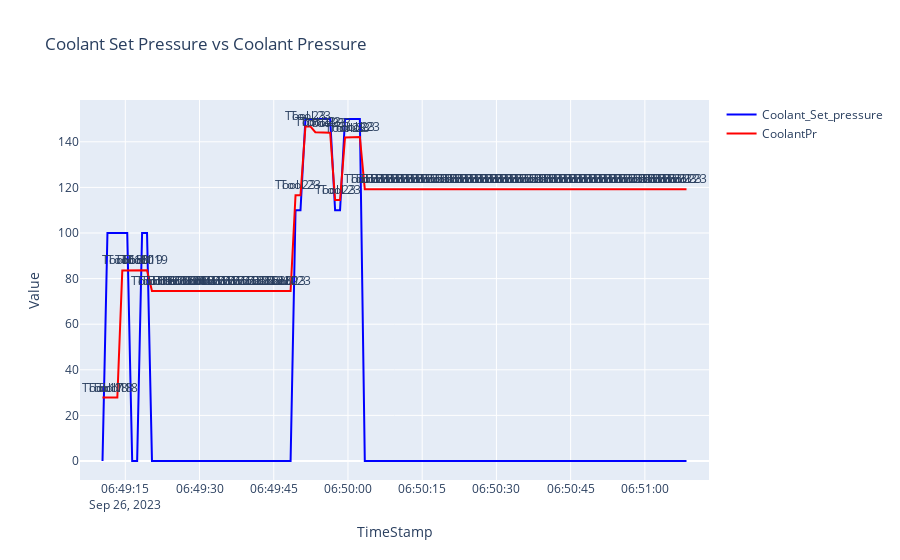

Source (notebook cell):
### Markdown cell above
### Signatures of Tool 23 Coolant Pressure before break

### Code cell
### Tool_23 ---> 26th Sept, 2023

import plotly.graph_objects as go

trace1 = go.Scatter(x=tool23_on_26sep.index, y=tool23_on_26sep['Coolant_Set_pressure'], mode='lines', name='Coolant_Set_pressure', line=dict(color='blue'))

trace2 = go.Scatter(x=tool23_on_26sep.index, y=tool23_on_26sep['CoolantPr'], mode='lines', name='CoolantPr', line=dict(color='red'))

annotations = []
for timestamp, coolant_pressure, present_tool in zip(tool23_on_26sep.index, tool23_on_26sep['CoolantPr'], tool23_on_26sep['PresentTool']):
    annotations.append(dict(x=timestamp, y=coolant_pressure, text=f'Tool {present_tool}', showarrow=False, xanchor='center', yanchor='bottom'))


layout = go.Layout(
    title='Coolant Set Pressure vs Coolant Pressure',
    xaxis=dict(title='TimeStamp'),
    yaxis=dict(title='Value'),
    annotations=annotations
)


fig = go.Figure(data=[trace1, trace2], layout=layout)


fig.show()

### Figure 1 — Plotly figure (JSON) as saved in the notebook; plotly's stock layout.template omitted (floating-point values rounded to 4 significant figures)
{"data": [{"line": {"color": "blue"}, "mode": "lines", "name": "Coolant_Set_pressure", "type": "scatter", "x": ["2023-09-26T06:49:10.390000", "2023-09-26T06:49:11.390000", "2023-09-26T06:49:12.390000", "2023-09-26T06:49:13.390000", "2023-09-26T06:49:14.390000", "2023-09-26T06:49:15.390000", "2023-09-26T06:49:16.390000", "2023-09-26T06:49:17.390000", "2023-09-26T06:49:18.390000", "2023-09-26T06:49:19.390000", "2023-09-26T06:49:20.390000", "2023-09-26T06:49:21.387000", "2023-09-26T06:49:22.387000", "2023-09-26T06:49:23.387000", "2023-09-26T06:49:24.387000", "2023-09-26T06:49:25.403000", "2023-09-26T06:49:26.403000", "2023-09-26T06:49:27.403000", "2023-09-26T06:49:28.403000", "2023-09-26T06:49:29.403000", "2023-09-26T06:49:30.403000", "2023-09-26T06:49:31.400000", "2023-09-26T06:49:32.400000", "2023-09-26T06:49:33.400000", "2023-09-26T06:49:34.400000", "2023-09-26T06:49:35.400000", "2023-09-26T06:49:36.400000", "2023-09-26T06:49:37.400000", "2023-09-26T06:49:38.400000", "2023-09-26T06:49:39.400000", "2023-09-26T06:49:40.400000", "2023-09-26T06:49:41.400000", "2023-09-26T06:49:42.400000", "2023-09-26T06:49:43.400000", "2023-09-26T06:49:44.400000", "2023-09-26T06:49:45.400000", "2023-09-26T06:49:46.400000", "2023-09-26T06:49:47.400000", "2023-09-26T06:49:48.400000", "2023-09-26T06:49:49.400000", "2023-09-26T06:49:50.400000", "2023-09-26T06:49:51.400000", "2023-09-26T06:49:52.400000", "2023-09-26T06:49:53.400000", "2023-09-26T06:49:54.400000", "2023-09-26T06:49:55.400000", "2023-09-26T06:49:56.400000", "2023-09-26T06:49:57.400000", "2023-09-26T06:49:58.400000", "2023-09-26T06:49:59.400000", "2023-09-26T06:50:00.400000", "2023-09-26T06:50:01.400000", "2023-09-26T06:50:02.400000", "2023-09-26T06:50:03.400000", "2023-09-26T06:50:04.400000", "2023-09-26T06:50:05.400000", "2023-09-26T06:50:06.400000", "2023-09-26T06:50:07.400000", "2023-09-26T06:50:08.400000", "2023-09-26T06:50:09.400000", "2023-09-26T06:50:10.400000", "2023-09-26T06:50:11.400000", "2023-09-26T06:50:12.400000", "2023-09-26T06:50:13.400000", "2023-09-26T06:50:14.400000", "2023-09-26T06:50:15.400000", "2023-09-26T06:50:16.400000", "2023-09-26T06:50:17.400000", "2023-09-26T06:50:18.400000", "2023-09-26T06:50:19.400000", "2023-09-26T06:50:20.400000", "2023-09-26T06:50:21.400000", "2023-09-26T06:50:22.400000", "2023-09-26T06:50:23.400000", "2023-09-26T06:50:24.400000", "2023-09-26T06:50:25.400000", "2023-09-26T06:50:26.400000", "2023-09-26T06:50:27.400000", "2023-09-26T06:50:28.400000", "2023-09-26T06:50:29.400000", "2023-09-26T06:50:30.400000", "2023-09-26T06:50:31.400000", "2023-09-26T06:50:32.400000", "2023-09-26T06:50:33.400000", "2023-09-26T06:50:34.400000", "2023-09-26T06:50:35.400000", "2023-09-26T06:50:36.400000", "2023-09-26T06:50:37.400000", "2023-09-26T06:50:38.400000", "2023-09-26T06:50:39.400000", "2023-09-26T06:50:40.400000", "2023-09-26T06:50:41.400000", "2023-09-26T06:50:42.400000", "2023-09-26T06:50:43.400000", "2023-09-26T06:50:44.400000", "2023-09-26T06:50:45.400000", "2023-09-26T06:50:46.400000", "2023-09-26T06:50:47.400000", "2023-09-26T06:50:48.400000", "2023-09-26T06:50:49.400000", "2023-09-26T06:50:50.400000", "2023-09-26T06:50:51.400000", "2023-09-26T06:50:52.400000", "2023-09-26T06:50:53.400000", "2023-09-26T06:50:54.397000", "2023-09-26T06:50:55.400000", "2023-09-26T06:50:56.400000", "2023-09-26T06:50:57.400000", "2023-09-26T06:50:58.413000", "2023-09-26T06:50:59.413000", "2023-09-26T06:51:00.413000", "2023-09-26T06:51:01.413000", "2023-09-26T06:51:02.413000", "2023-09-26T06:51:03.413000", "2023-09-26T06:51:04.413000", "2023-09-26T06:51:05.413000", "2023-09-26T06:51:06.413000", "2023-09-26T06:51:07.413000", "2023-09-26T06:51:08.413000"], "y": [0, 100, 100, 100, 100, 100, 0, 0, 100, 100, 0, 0, 0, 0, 0, 0, 0, 0, 0, 0, 0, 0, 0, 0, 0, 0, 0, 0, 0, 0, 0, 0, 0, 0, 0, 0, 0, 0, 0, 110, 110, 150, 150, 150, 150, 150, 150, 110, 110, 150, 150, 150, 150, 0, 0, 0, 0, 0, 0, 0, 0, 0, 0, 0, 0, 0, 0, 0, 0, 0, 0, 0, 0, 0, 0, 0, 0, 0, 0, 0, 0, 0, 0, 0, 0, 0, 0, 0, 0, 0, 0, 0, 0, 0, 0, 0, 0, 0, 0, 0, 0, 0, 0, 0, 0, 0, 0, 0, 0, 0, 0, 0, 0, 0, 0, 0, 0, 0, 0]}, {"line": {"color": "red"}, "mode": "lines", "name": "CoolantPr", "type": "scatter", "x": ["2023-09-26T06:49:10.390000", "2023-09-26T06:49:11.390000", "2023-09-26T06:49:12.390000", "2023-09-26T06:49:13.390000", "2023-09-26T06:49:14.390000", "2023-09-26T06:49:15.390000", "2023-09-26T06:49:16.390000", "2023-09-26T06:49:17.390000", "2023-09-26T06:49:18.390000", "2023-09-26T06:49:19.390000", "2023-09-26T06:49:20.390000", "2023-09-26T06:49:21.387000", "2023-09-26T06:49:22.387000", "2023-09-26T06:49:23.387000", "2023-09-26T06:49:24.387000", "2023-09-26T06:49:25.403000", "2023-09-26T06:49:26.403000", "2023-09-26T06:49:27.403000", "2023-09-26T06:49:28.403000", "2023-09-26T06:49:29.403000", "2023-09-26T06:49:30.403000", "2023-09-26T06:49:31.400000", "2023-09-26T06:49:32.400000", "2023-09-26T06:49:33.400000", "2023-09-26T06:49:34.400000", "2023-09-26T06:49:35.400000", "2023-09-26T06:49:36.400000", "2023-09-26T06:49:37.400000", "2023-09-26T06:49:38.400000", "2023-09-26T06:49:39.400000", "2023-09-26T06:49:40.400000", "2023-09-26T06:49:41.400000", "2023-09-26T06:49:42.400000", "2023-09-26T06:49:43.400000", "2023-09-26T06:49:44.400000", "2023-09-26T06:49:45.400000", "2023-09-26T06:49:46.400000", "2023-09-26T06:49:47.400000", "2023-09-26T06:49:48.400000", "2023-09-26T06:49:49.400000", "2023-09-26T06:49:50.400000", "2023-09-26T06:49:51.400000", "2023-09-26T06:49:52.400000", "2023-09-26T06:49:53.400000", "2023-09-26T06:49:54.400000", "2023-09-26T06:49:55.400000", "2023-09-26T06:49:56.400000", "2023-09-26T06:49:57.400000", "2023-09-26T06:49:58.400000", "2023-09-26T06:49:59.400000", "2023-09-26T06:50:00.400000", "2023-09-26T06:50:01.400000", "2023-09-26T06:50:02.400000", "2023-09-26T06:50:03.400000", "2023-09-26T06:50:04.400000", "2023-09-26T06:50:05.400000", "2023-09-26T06:50:06.400000", "2023-09-26T06:50:07.400000", "2023-09-26T06:50:08.400000", "2023-09-26T06:50:09.400000", "2023-09-26T06:50:10.400000", "2023-09-26T06:50:11.400000", "2023-09-26T06:50:12.400000", "2023-09-26T06:50:13.400000", "2023-09-26T06:50:14.400000", "2023-09-26T06:50:15.400000", "2023-09-26T06:50:16.400000", "2023-09-26T06:50:17.400000", "2023-09-26T06:50:18.400000", "2023-09-26T06:50:19.400000", "2023-09-26T06:50:20.400000", "2023-09-26T06:50:21.400000", "2023-09-26T06:50:22.400000", "2023-09-26T06:50:23.400000", "2023-09-26T06:50:24.400000", "2023-09-26T06:50:25.400000", "2023-09-26T06:50:26.400000", "2023-09-26T06:50:27.400000", "2023-09-26T06:50:28.400000", "2023-09-26T06:50:29.400000", "2023-09-26T06:50:30.400000", "2023-09-26T06:50:31.400000", "2023-09-26T06:50:32.400000", "2023-09-26T06:50:33.400000", "2023-09-26T06:50:34.400000", "2023-09-26T06:50:35.400000", "2023-09-26T06:50:36.400000", "2023-09-26T06:50:37.400000", "2023-09-26T06:50:38.400000", "2023-09-26T06:50:39.400000", "2023-09-26T06:50:40.400000", "2023-09-26T06:50:41.400000", "2023-09-26T06:50:42.400000", "2023-09-26T06:50:43.400000", "2023-09-26T06:50:44.400000", "2023-09-26T06:50:45.400000", "2023-09-26T06:50:46.400000", "2023-09-26T06:50:47.400000", "2023-09-26T06:50:48.400000", "2023-09-26T06:50:49.400000", "2023-09-26T06:50:50.400000", "2023-09-26T06:50:51.400000", "2023-09-26T06:50:52.400000", "2023-09-26T06:50:53.400000", "2023-09-26T06:50:54.397000", "2023-09-26T06:50:55.400000", "2023-09-26T06:50:56.400000", "2023-09-26T06:50:57.400000", "2023-09-26T06:50:58.413000", "2023-09-26T06:50:59.413000", "2023-09-26T06:51:00.413000", "2023-09-26T06:51:01.413000", "2023-09-26T06:51:02.413000", "2023-09-26T06:51:03.413000", "2023-09-26T06:51:04.413000", "2023-09-26T06:51:05.413000", "2023-09-26T06:51:06.413000", "2023-09-26T06:51:07.413000", "2023-09-26T06:51:08.413000"], "y": [27.81, 27.81, 27.81, 27.81, 83.59, 83.59, 83.66, 83.66, 83.66, 83.66, 74.58, 74.58, 74.58, 74.58, 74.58, 74.58, 74.58, 74.58, 74.58, 74.58, 74.58, 74.58, 74.58, 74.58, 74.58, 74.58, 74.58, 74.58, 74.58, 74.58, 74.58, 74.58, 74.58, 74.58, 74.58, 74.58, 74.58, 74.58, 74.58, 116.6, 116.6, 146.7, 146.7, 144.2, 144.2, 144.0, 144.0, 114.4, 114.4, 141.9, 141.9, 142.1, 142.1, 119.2, 119.2, 119.2, 119.2, 119.2, 119.2, 119.2, 119.2, 119.2, 119.2, 119.2, 119.2, 119.2, 119.2, 119.2, 119.2, 119.2, 119.2, 119.2, 119.2, 119.2, 119.2, 119.2, 119.2, 119.2, 119.2, 119.2, 119.2, 119.2, 119.2, 119.2, 119.2, 119.2, 119.2, 119.2, 119.2, 119.2, 119.2, 119.2, 119.2, 119.2, 119.2, 119.2, 119.2, 119.2, 119.2, 119.2, 119.2, 119.2, 119.2, 119.2, 119.2, 119.2, 119.2, 119.2, 119.2, 119.2, 119.2, 119.2, 119.2, 119.2, 119.2, 119.2, 119.2, 119.2, 119.2]}], "layout": {"annotations": [{"showarrow": false, "text": "Tool 17", "x": "2023-09-26T06:49:10.390000", "xanchor": "center", "y": 27.81, "yanchor": "bottom"}, {"showarrow": false, "text": "Tool 18", "x": "2023-09-26T06:49:11.390000", "xanchor": "center", "y": 27.81, "yanchor": "bottom"}, {"showarrow": false, "text": "Tool 18", "x": "2023-09-26T06:49:12.390000", "xanchor": "center", "y": 27.81, "yanchor": "bottom"}, {"showarrow": false, "text": "Tool 18", "x": "2023-09-26T06:49:13.390000", "xanchor": "center", "y": 27.81, "yanchor": "bottom"}, {"showarrow": false, "text": "Tool 18", "x": "2023-09-26T06:49:14.390000", "xanchor": "center", "y": 83.59, "yanchor": "bottom"}, {"showarrow": false, "text": "Tool 18", "x": "2023-09-26T06:49:15.390000", "xanchor": "center", "y": 83.59, "yanchor": "bottom"}, {"showarrow": false, "text": "Tool 0", "x": "2023-09-26T06:49:16.390000", "xanchor": "center", "y": 83.66, "yanchor": "bottom"}, {"showarrow": false, "text": "Tool 0", "x": "2023-09-26T06:49:17.390000", "xanchor": "center", "y": 83.66, "yanchor": "bottom"}, {"showarrow": false, "text": "Tool 19", "x": "2023-09-26T06:49:18.390000", "xanchor": "center", "y": 83.66, "yanchor": "bottom"}, {"showarrow": false, "text": "Tool 19", "x": "2023-09-26T06:49:19.390000", "xanchor": "center", "y": 83.66, "yanchor": "bottom"}, {"showarrow": false, "text": "Tool 19", "x": "2023-09-26T06:49:20.390000", "xanchor": "center", "y": 74.58, "yanchor": "bottom"}, {"showarrow": false, "text": "Tool 19", "x": "2023-09-26T06:49:21.387000", "xanchor": "center", "y": 74.58, "yanchor": "bottom"}, {"showarrow": false, "text": "Tool 20", "x": "2023-09-26T06:49:22.387000", "xanchor": "center", "y": 74.58, "yanchor": "bottom"}, {"showarrow": false, "text": "Tool 20", "x": "2023-09-26T06:49:23.387000", "xanchor": "center", "y": 74.58, "yanchor": "bottom"}, {"showarrow": false, "text": "Tool 20", "x": "2023-09-26T06:49:24.387000", "xanchor": "center", "y": 74.58, "yanchor": "bottom"}, {"showarrow": false, "text": "Tool 20", "x": "2023-09-26T06:49:25.403000", "xanchor": "center", "y": 74.58, "yanchor": "bottom"}, {"showarrow": false, "text": "Tool 20", "x": "2023-09-26T06:49:26.403000", "xanchor": "center", "y": 74.58, "yanchor": "bottom"}, {"showarrow": false, "text": "Tool 20", "x": "2023-09-26T06:49:27.403000", "xanchor": "center", "y": 74.58, "yanchor": "bottom"}, {"showarrow": false, "text": "Tool 0", "x": "2023-09-26T06:49:28.403000", "xanchor": "center", "y": 74.58, "yanchor": "bottom"}, {"showarrow": false, "text": "Tool 0", "x": "2023-09-26T06:49:29.403000", "xanchor": "center", "y": 74.58, "yanchor": "bottom"}, {"showarrow": false, "text": "Tool 21", "x": "2023-09-26T06:49:30.403000", "xanchor": "center", "y": 74.58, "yanchor": "bottom"}, {"showarrow": false, "text": "Tool 21", "x": "2023-09-26T06:49:31.400000", "xanchor": "center", "y": 74.58, "yanchor": "bottom"}, {"showarrow": false, "text": "Tool 21", "x": "2023-09-26T06:49:32.400000", "xanchor": "center", "y": 74.58, "yanchor": "bottom"}, {"showarrow": false, "text": "Tool 21", "x": "2023-09-26T06:49:33.400000", "xanchor": "center", "y": 74.58, "yanchor": "bottom"}, {"showarrow": false, "text": "Tool 21", "x": "2023-09-26T06:49:34.400000", "xanchor": "center", "y": 74.58, "yanchor": "bottom"}, {"showarrow": false, "text": "Tool 21", "x": "2023-09-26T06:49:35.400000", "xanchor": "center", "y": 74.58, "yanchor": "bottom"}, {"showarrow": false, "text": "Tool 21", "x": "2023-09-26T06:49:36.400000", "xanchor": "center", "y": 74.58, "yanchor": "bottom"}, {"showarrow": false, "text": "Tool 21", "x": "2023-09-26T06:49:37.400000", "xanchor": "center", "y": 74.58, "yanchor": "bottom"}, {"showarrow": false, "text": "Tool 22", "x": "2023-09-26T06:49:38.400000", "xanchor": "center", "y": 74.58, "yanchor": "bottom"}, {"showarrow": false, "text": "Tool 22", "x": "2023-09-26T06:49:39.400000", "xanchor": "center", "y": 74.58, "yanchor": "bottom"}, {"showarrow": false, "text": "Tool 22", "x": "2023-09-26T06:49:40.400000", "xanchor": "center", "y": 74.58, "yanchor": "bottom"}, {"showarrow": false, "text": "Tool 22", "x": "2023-09-26T06:49:41.400000", "xanchor": "center", "y": 74.58, "yanchor": "bottom"}, {"showarrow": false, "text": "Tool 22", "x": "2023-09-26T06:49:42.400000", "xanchor": "center", "y": 74.58, "yanchor": "bottom"}, {"showarrow": false, "text": "Tool 22", "x": "2023-09-26T06:49:43.400000", "xanchor": "center", "y": 74.58, "yanchor": "bottom"}, {"showarrow": false, "text": "Tool 22", "x": "2023-09-26T06:49:44.400000", "xanchor": "center", "y": 74.58, "yanchor": "bottom"}, {"showarrow": false, "text": "Tool 0", "x": "2023-09-26T06:49:45.400000", "xanchor": "center", "y": 74.58, "yanchor": "bottom"}, {"showarrow": false, "text": "Tool 0", "x": "2023-09-26T06:49:46.400000", "xanchor": "center", "y": 74.58, "yanchor": "bottom"}, {"showarrow": false, "text": "Tool 23", "x": "2023-09-26T06:49:47.400000", "xanchor": "center", "y": 74.58, "yanchor": "bottom"}, {"showarrow": false, "text": "Tool 23", "x": "2023-09-26T06:49:48.400000", "xanchor": "center", "y": 74.58, "yanchor": "bottom"}, {"showarrow": false, "text": "Tool 23", "x": "2023-09-26T06:49:49.400000", "xanchor": "center", "y": 116.6, "yanchor": "bottom"}, {"showarrow": false, "text": "Tool 23", "x": "2023-09-26T06:49:50.400000", "xanchor": "center", "y": 116.6, "yanchor": "bottom"}, {"showarrow": false, "text": "Tool 23", "x": "2023-09-26T06:49:51.400000", "xanchor": "center", "y": 146.7, "yanchor": "bottom"}, {"showarrow": false, "text": "Tool 23", "x": "2023-09-26T06:49:52.400000", "xanchor": "center", "y": 146.7, "yanchor": "bottom"}, {"showarrow": false, "text": "Tool 23", "x": "2023-09-26T06:49:53.400000", "xanchor": "center", "y": 144.2, "yanchor": "bottom"}, {"showarrow": false, "text": "Tool 23", "x": "2023-09-26T06:49:54.400000", "xanchor": "center", "y": 144.2, "yanchor": "bottom"}, {"showarrow": false, "text": "Tool 23", "x": "2023-09-26T06:49:55.400000", "xanchor": "center", "y": 144.0, "yanchor": "bottom"}, {"showarrow": false, "text": "Tool 23", "x": "2023-09-26T06:49:56.400000", "xanchor": "center", "y": 144.0, "yanchor": "bottom"}, {"showarrow": false, "text": "Tool 23", "x": "2023-09-26T06:49:57.400000", "xanchor": "center", "y": 114.4, "yanchor": "bottom"}, {"showarrow": false, "text": "Tool 23", "x": "2023-09-26T06:49:58.400000", "xanchor": "center", "y": 114.4, "yanchor": "bottom"}, {"showarrow": false, "text": "Tool 23", "x": "2023-09-26T06:49:59.400000", "xanchor": "center", "y": 141.9, "yanchor": "bottom"}, {"showarrow": false, "text": "Tool 23", "x": "2023-09-26T06:50:00.400000", "xanchor": "center", "y": 141.9, "yanchor": "bottom"}, {"showarrow": false, "text": "Tool 23", "x": "2023-09-26T06:50:01.400000", "xanchor": "center", "y": 142.1, "yanchor": "bottom"}, {"showarrow": false, "text": "Tool 23", "x": "2023-09-26T06:50:02.400000", "xanchor": "center", "y": 142.1, "yanchor": "bottom"}, {"showarrow": false, "text": "Tool 23", "x": "2023-09-26T06:50:03.400000", "xanchor": "center", "y": 119.2, "yanchor": "bottom"}, {"showarrow": false, "text": "Tool 23", "x": "2023-09-26T06:50:04.400000", "xanchor": "center", "y": 119.2, "yanchor": "bottom"}, {"showarrow": false, "text": "Tool 23", "x": "2023-09-26T06:50:05.400000", "xanchor": "center", "y": 119.2, "yanchor": "bottom"}, {"showarrow": false, "text": "Tool 23", "x": "2023-09-26T06:50:06.400000", "xanchor": "center", "y": 119.2, "yanchor": "bottom"}, {"showarrow": false, "text": "Tool 23", "x": "2023-09-26T06:50:07.400000", "xanchor": "center", "y": 119.2, "yanchor": "bottom"}, {"showarrow": false, "text": "Tool 23", "x": "2023-09-26T06:50:08.400000", "xanchor": "center", "y": 119.2, "yanchor": "bottom"}, {"showarrow": false, "text": "Tool 23", "x": "2023-09-26T06:50:09.400000", "xanchor": "center", "y": 119.2, "yanchor": "bottom"}, {"showarrow": false, "text": "Tool 23", "x": "2023-09-26T06:50:10.400000", "xanchor": "center", "y": 119.2, "yanchor": "bottom"}, {"showarrow": false, "text": "Tool 23", "x": "2023-09-26T06:50:11.400000", "xanchor": "center", "y": 119.2, "yanchor": "bottom"}, {"showarrow": false, "text": "Tool 23", "x": "2023-09-26T06:50:12.400000", "xanchor": "center", "y": 119.2, "yanchor": "bottom"}, {"showarrow": false, "text": "Tool 23", "x": "2023-09-26T06:50:13.400000", "xanchor": "center", "y": 119.2, "yanchor": "bottom"}, {"showarrow": false, "text": "Tool 23", "x": "2023-09-26T06:50:14.400000", "xanchor": "center", "y": 119.2, "yanchor": "bottom"}, {"showarrow": false, "text": "Tool 23", "x": "2023-09-26T06:50:15.400000", "xanchor": "center", "y": 119.2, "yanchor": "bottom"}, {"showarrow": false, "text": "Tool 23", "x": "2023-09-26T06:50:16.400000", "xanchor": "center", "y": 119.2, "yanchor": "bottom"}, {"showarrow": false, "text": "Tool 23", "x": "2023-09-26T06:50:17.400000", "xanchor": "center", "y": 119.2, "yanchor": "bottom"}, {"showarrow": false, "text": "Tool 23", "x": "2023-09-26T06:50:18.400000", "xanchor": "center", "y": 119.2, "yanchor": "bottom"}, {"showarrow": false, "text": "Tool 23", "x": "2023-09-26T06:50:19.400000", "xanchor": "center", "y": 119.2, "yanchor": "bottom"}, {"showarrow": false, "text": "Tool 23", "x": "2023-09-26T06:50:20.400000", "xanchor": "center", "y": 119.2, "yanchor": "bottom"}, {"showarrow": false, "text": "Tool 23", "x": "2023-09-26T06:50:21.400000", "xanchor": "center", "y": 119.2, "yanchor": "bottom"}, {"showarrow": false, "text": "Tool 23", "x": "2023-09-26T06:50:22.400000", "xanchor": "center", "y": 119.2, "yanchor": "bottom"}, {"showarrow": false, "text": "Tool 23", "x": "2023-09-26T06:50:23.400000", "xanchor": "center", "y": 119.2, "yanchor": "bottom"}, {"showarrow": false, "text": "Tool 23", "x": "2023-09-26T06:50:24.400000", "xanchor": "center", "y": 119.2, "yanchor": "bottom"}, {"showarrow": false, "text": "Tool 23", "x": "2023-09-26T06:50:25.400000", "xanchor": "center", "y": 119.2, "yanchor": "bottom"}, {"showarrow": false, "text": "Tool 23", "x": "2023-09-26T06:50:26.400000", "xanchor": "center", "y": 119.2, "yanchor": "bottom"}, {"showarrow": false, "text": "Tool 23", "x": "2023-09-26T06:50:27.400000", "xanchor": "center", "y": 119.2, "yanchor": "bottom"}, {"showarrow": false, "text": "Tool 23", "x": "2023-09-26T06:50:28.400000", "xanchor": "center", "y": 119.2, "yanchor": "bottom"}, {"showarrow": false, "text": "Tool 23", "x": "2023-09-26T06:50:29.400000", "xanchor": "center", "y": 119.2, "yanchor": "bottom"}, {"showarrow": false, "text": "Tool 23", "x": "2023-09-26T06:50:30.400000", "xanchor": "center", "y": 119.2, "yanchor": "bottom"}, {"showarrow": false, "text": "Tool 23", "x": "2023-09-26T06:50:31.400000", "xanchor": "center", "y": 119.2, "yanchor": "bottom"}, {"showarrow": false, "text": "Tool 23", "x": "2023-09-26T06:50:32.400000", "xanchor": "center", "y": 119.2, "yanchor": "bottom"}, {"showarrow": false, "text": "Tool 23", "x": "2023-09-26T06:50:33.400000", "xanchor": "center", "y": 119.2, "yanchor": "bottom"}, {"showarrow": false, "text": "Tool 23", "x": "2023-09-26T06:50:34.400000", "xanchor": "center", "y": 119.2, "yanchor": "bottom"}, {"showarrow": false, "text": "Tool 23", "x": "2023-09-26T06:50:35.400000", "xanchor": "center", "y": 119.2, "yanchor": "bottom"}, {"showarrow": false, "text": "Tool 23", "x": "2023-09-26T06:50:36.400000", "xanchor": "center", "y": 119.2, "yanchor": "bottom"}, {"showarrow": false, "text": "Tool 23", "x": "2023-09-26T06:50:37.400000", "xanchor": "center", "y": 119.2, "yanchor": "bottom"}, {"showarrow": false, "text": "Tool 23", "x": "2023-09-26T06:50:38.400000", "xanchor": "center", "y": 119.2, "yanchor": "bottom"}, {"showarrow": false, "text": "Tool 23", "x": "2023-09-26T06:50:39.400000", "xanchor": "center", "y": 119.2, "yanchor": "bottom"}, {"showarrow": false, "text": "Tool 23", "x": "2023-09-26T06:50:40.400000", "xanchor": "center", "y": 119.2, "yanchor": "bottom"}, {"showarrow": false, "text": "Tool 23", "x": "2023-09-26T06:50:41.400000", "xanchor": "center", "y": 119.2, "yanchor": "bottom"}, {"showarrow": false, "text": "Tool 23", "x": "2023-09-26T06:50:42.400000", "xanchor": "center", "y": 119.2, "yanchor": "bottom"}, {"showarrow": false, "text": "Tool 23", "x": "2023-09-26T06:50:43.400000", "xanchor": "center", "y": 119.2, "yanchor": "bottom"}, {"showarrow": false, "text": "Tool 23", "x": "2023-09-26T06:50:44.400000", "xanchor": "center", "y": 119.2, "yanchor": "bottom"}, {"showarrow": false, "text": "Tool 23", "x": "2023-09-26T06:50:45.400000", "xanchor": "center", "y": 119.2, "yanchor": "bottom"}, {"showarrow": false, "text": "Tool 23", "x": "2023-09-26T06:50:46.400000", "xanchor": "center", "y": 119.2, "yanchor": "bottom"}, {"showarrow": false, "text": "Tool 23", "x": "2023-09-26T06:50:47.400000", "xanchor": "center", "y": 119.2, "yanchor": "bottom"}, {"showarrow": false, "text": "Tool 23", "x": "2023-09-26T06:50:48.400000", "xanchor": "center", "y": 119.2, "yanchor": "bottom"}, {"showarrow": false, "text": "Tool 23", "x": "2023-09-26T06:50:49.400000", "xanchor": "center", "y": 119.2, "yanchor": "bottom"}, {"showarrow": false, "text": "Tool 23", "x": "2023-09-26T06:50:50.400000", "xanchor": "center", "y": 119.2, "yanchor": "bottom"}, {"showarrow": false, "text": "Tool 23", "x": "2023-09-26T06:50:51.400000", "xanchor": "center", "y": 119.2, "yanchor": "bottom"}, {"showarrow": false, "text": "Tool 23", "x": "2023-09-26T06:50:52.400000", "xanchor": "center", "y": 119.2, "yanchor": "bottom"}, {"showarrow": false, "text": "Tool 23", "x": "2023-09-26T06:50:53.400000", "xanchor": "center", "y": 119.2, "yanchor": "bottom"}, {"showarrow": false, "text": "Tool 23", "x": "2023-09-26T06:50:54.397000", "xanchor": "center", "y": 119.2, "yanchor": "bottom"}, {"showarrow": false, "text": "Tool 23", "x": "2023-09-26T06:50:55.400000", "xanchor": "center", "y": 119.2, "yanchor": "bottom"}, {"showarrow": false, "text": "Tool 23", "x": "2023-09-26T06:50:56.400000", "xanchor": "center", "y": 119.2, "yanchor": "bottom"}, {"showarrow": false, "text": "Tool 23", "x": "2023-09-26T06:50:57.400000", "xanchor": "center", "y": 119.2, "yanchor": "bottom"}, {"showarrow": false, "text": "Tool 23", "x": "2023-09-26T06:50:58.413000", "xanchor": "center", "y": 119.2, "yanchor": "bottom"}, {"showarrow": false, "text": "Tool 23", "x": "2023-09-26T06:50:59.413000", "xanchor": "center", "y": 119.2, "yanchor": "bottom"}, {"showarrow": false, "text": "Tool 23", "x": "2023-09-26T06:51:00.413000", "xanchor": "center", "y": 119.2, "yanchor": "bottom"}, {"showarrow": false, "text": "Tool 23", "x": "2023-09-26T06:51:01.413000", "xanchor": "center", "y": 119.2, "yanchor": "bottom"}, {"showarrow": false, "text": "Tool 23", "x": "2023-09-26T06:51:02.413000", "xanchor": "center", "y": 119.2, "yanchor": "bottom"}, {"showarrow": false, "text": "Tool 23", "x": "2023-09-26T06:51:03.413000", "xanchor": "center", "y": 119.2, "yanchor": "bottom"}, {"showarrow": false, "text": "Tool 23", "x": "2023-09-26T06:51:04.413000", "xanchor": "center", "y": 119.2, "yanchor": "bottom"}, {"showarrow": false, "text": "Tool 23", "x": "2023-09-26T06:51:05.413000", "xanchor": "center", "y": 119.2, "yanchor": "bottom"}, {"showarrow": false, "text": "Tool 23", "x": "2023-09-26T06:51:06.413000", "xanchor": "center", "y": 119.2, "yanchor": "bottom"}, {"showarrow": false, "text": "Tool 23", "x": "2023-09-26T06:51:07.413000", "xanchor": "center", "y": 119.2, "yanchor": "bottom"}, {"showarrow": false, "text": "Tool 23", "x": "2023-09-26T06:51:08.413000", "xanchor": "center", "y": 119.2, "yanchor": "bottom"}], "title": {"text": "Coolant Set Pressure vs Coolant Pressure"}, "xaxis": {"title": {"text": "TimeStamp"}}, "yaxis": {"title": {"text": "Value"}}}}
